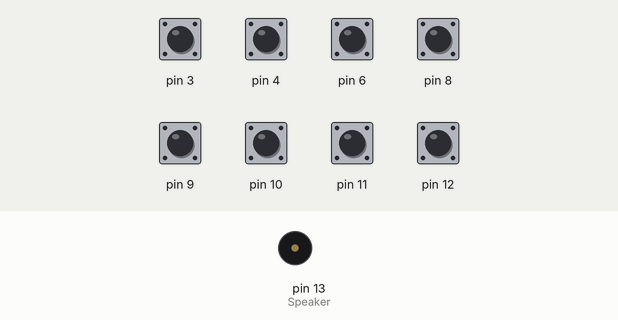
A sketch run on a simulated Arduino Uno, built with avr-gcc and run on an emulated ATmega328P. Parts: buzzer (waves = sounding). The inputs (shaded band) are chosen by the test bench; at power-on: pin 3, pin 4, pin 6, pin 8–12 HIGH.

Above: at 1.2 s.
1.3 s: pin 3 pulled LOW for 0.15 s
At 1.4 s:
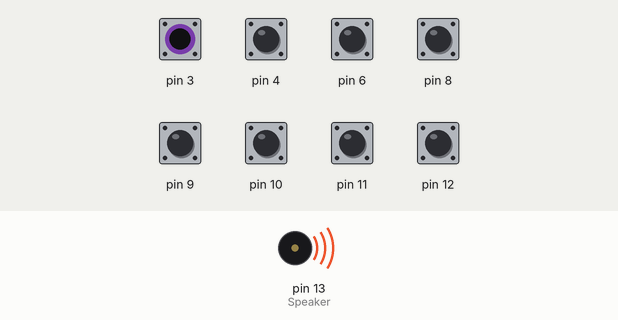
Timing chart, 0 to 4.3 s (numbered marks = the images above; inputs shaded):
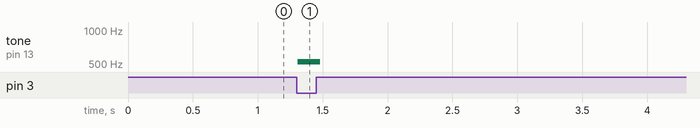

Measured:
- after the input at 1.3 s, tone on pin 13 (Speaker): silent → 523 Hz at once, → silent 0.18 s later

The sketch:

PianoArduino.ino
```cpp
#include <CapacitiveSensor.h>
#define NbTouches   10

CapacitiveSensor    Touches[NbTouches] = {    CapacitiveSensor(2,3),
                                              CapacitiveSensor(2,4),
                                              CapacitiveSensor(2,6),
                                              CapacitiveSensor(2,9),
                                              CapacitiveSensor(2,10),
                                              CapacitiveSensor(2,8),
                                              CapacitiveSensor(2,9),
                                              CapacitiveSensor(2,10),
                                              CapacitiveSensor(2,11),
                                              CapacitiveSensor(2,12)
                                          };

int		    Note[] = {523, 587, 659, 784, 880, 880, 784, 659, 587, 523};
bool		Connected[NbTouches];
int		    Speaker = 13;

void setup()
{
	Touches[0].set_CS_AutocaL_Millis(0xFFFFFFFF);
	for(uint8_t i = 0; i < NbTouches; i++)	{	Connected[i] = false;	}
}

void loop()
{
	for(uint8_t i = 0; i < NbTouches; i++)
	{
  		Connected[i] = (Touches[i].capacitiveSensor(25) > 25);
		if(Connected[i])  tone(Speaker, Note[i], 50);
	}
}
```
